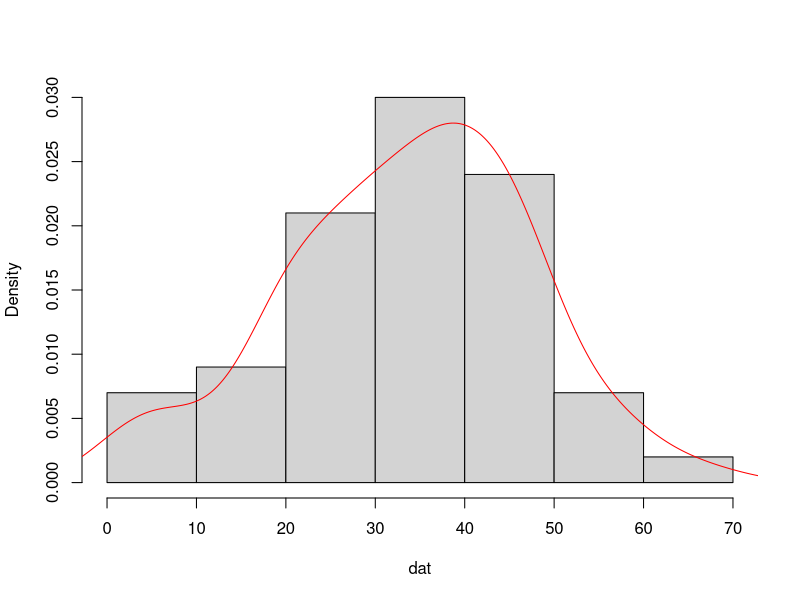
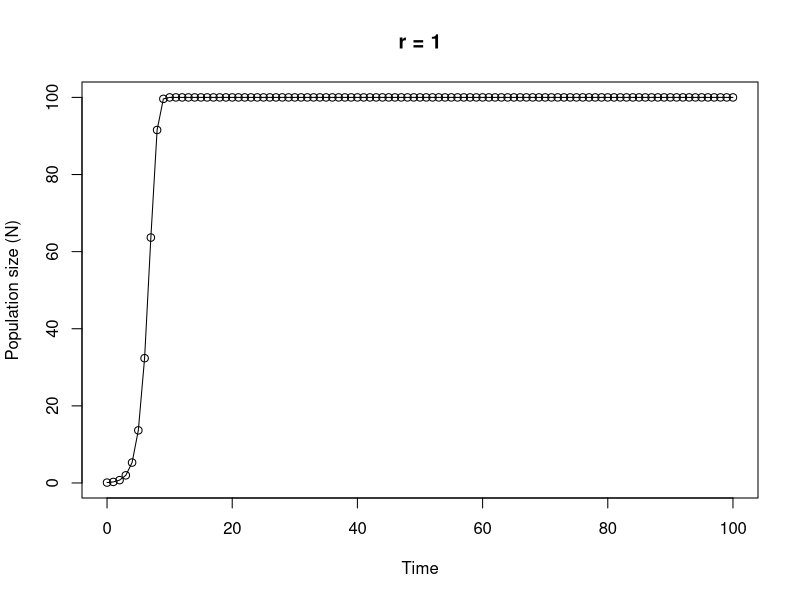

These figures' R source, in order:
## ---- chunk 1
knitr::opts_chunk$set(echo=TRUE, message = FALSE, warning = FALSE, eval = FALSE, cache = FALSE)
SOLUTIONS <- FALSE
## ---- chunk 2

# area of a circle
# the equation to calculate the area of a circle is pi * radius^2

circle.area <- function(d){ 
	pi * (d/2)^2
}

# to use your new function

circle.area(3.4)
# [1] 9.079203

# to test on a vector of diameters
# first create a vector with diameters ranging from 0 to 50 in steps of 10

cir.diam <- seq(from = 0, to = 50, by = 10)

# test your function

circle.area(cir.diam)
# [1]    0.00000   78.53982  314.15927  706.85835 1256.63706 1963.49541
## ---- chunk 3

far.cent <- function(a){
	val <- (a - 32) * 5/9	# calculation
	print(paste("Fahrenheit:", round(a, digits = 3), "oF is equivalent to",
	            round(val, digits = 3), "oC centigrade"), quote = FALSE)   # round 3dp
}

# alternative Fahrenheit to centigrade using cat function

far.cent2 <- function(a){
	val <- (a - 32) * 5/9	# calculation
	cat("Fahrenheit:", round(a, digits = 3), "oF is equivalent to",
	    round(val, digits = 3), "oC centigrade", "\n")   # use cat function
}
## ---- chunk 4

# Create a vector of normally distributed data
# length 100, mean 35 and standard deviation of 15

vals <- rnorm(100, 35, 15)	# create some norm dist data mean 35, sd = 15

summary.fun <- function(dat){
	mymean <- round(mean(dat), digits = 4)      	# calc mean
	mymedian <- round(median(dat), digits = 4)    # calc median
	mymin <- round(min(dat), digits = 4)          # calc min
	mymax <- round(max(dat), digits = 4)          # calc max
	print(paste("mean:", mymean, sep = " "), quote = FALSE)     # print mean
	print(paste("median:", mymedian, sep = " "), quote = FALSE)     # print median
	print(paste("range:", "from:", mymin, "to", mymax, sep = " "), quote = FALSE) 
	dens <- density(dat)                          # estimate density curve
	hist(dat, main = "", freq = FALSE)         # plot histogram as a density
	lines(dens, lty = 1, col = "red")             # plot density curve
}

# use the function
summary.fun(vals)
## ---- chunk 5

# calculate a median

ourmedian <- function(x){
	n <- length(x)
	if (n %% 2 == 1)      # odd numbers
	  sort(x)[(n + 1)/2]  # find the middle number by adding 1 to length and div 2
	else {                # even numbers
	  middletwo <- sort(x)[(n/2) + 0:1]   #find the two middle numbers
	  mean(middletwo)
	  }
}

# use the function on an even sample size
mydat <- sample(1:50, size = 10, replace = TRUE)

# our function
ourmedian(mydat)

# R median function
median(mydat)

# and again on an odd sample size
mydat.odd <- sample(1:50, size = 11, replace = TRUE)

ourmedian(mydat.odd)

median(mydat.odd)
## ---- chunk 6

# function to simulate Ricker model

Ricker.model <- function(nzero, r, time, K=100){     # sets initial parameters
  N <- numeric(time + 1)    # creates a real vector of length time+1 to store values of Nt+1
  N[1] <- nzero             # sets initial population size in first element of N
  for (i in 1:time) {				# loops over time
      N[i+1] <- N[i]*exp(r*(1 - N[i]/K))    
  }
  Time <- 0:time   					 # creates vector for x axis
  plot(Time, N, type = "o", xlim = c(0, time), xlab = "Time", ylab = "Population size (N)", main = paste("r =", r, sep=" "))   # plots     output
}

# To run
# play around with the different parameters, especially r
Ricker.model(nzero=0.1,r=1,time=100)
